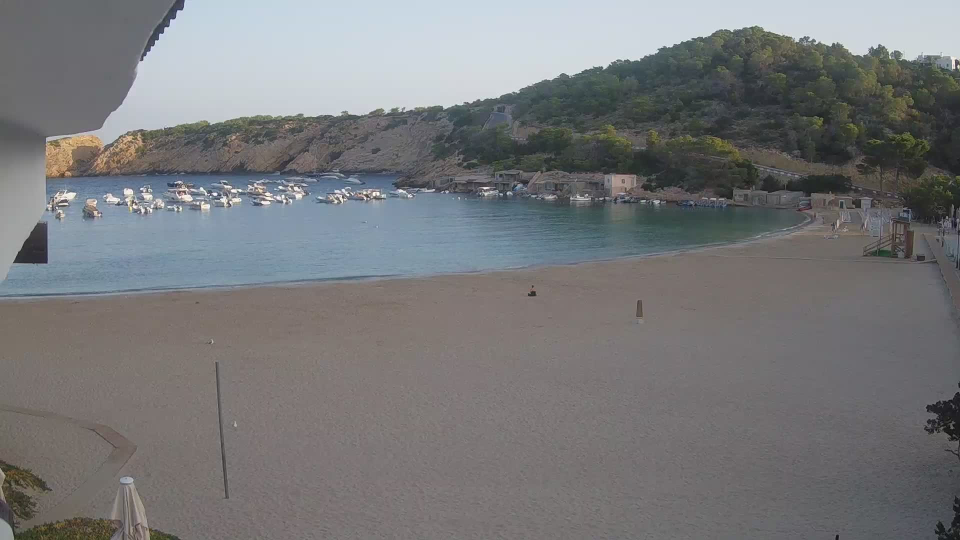
#> input picture images/1660543200.jpg, 1920 x 1080 px (shown at 1/2 size); its folder holds only this picture in this run
$ python task.py
#> lines starting #> are read from the running program, lines starting #| are printed output that depends on the picture; after the words box and inside, x2 and y2 are one past the last pixel; in counts of white or black regions, pixels touching at a corner belong together
# AUTHORS:
# Álvaro Velasco Sobrino
# Denis Molnar Ardelean

import os
import cv2
import csv
import numpy as np
import matplotlib.pyplot as plt

def get_candidate_mask(img):
    """
    Creates a mask highlighting likely candidate regions based on spatial and
    color constraints using RGB and YCrCb color spaces.
    """
    h, w, _ = img.shape

    # Start with a full True mask and exclude upper 40% and rightmost 15%
    mask = np.ones((h, w), dtype=bool)
    mask[:int(0.4 * h), :] = False
    mask[:, int(0.85 * w):] = False

    # RGB filtering for candidate colors
    img_RGB = cv2.cvtColor(img, cv2.COLOR_BGR2RGB)
    mask_RGB = cv2.inRange(img_RGB, np.array([50, 50, 50]), np.array([180, 120, 120])).astype(bool)
    mask = mask & mask_RGB

    # YCrCb filtering to select only skin-like tones
    img_YCrCb = cv2.cvtColor(img, cv2.COLOR_BGR2YCrCb)
    mask_YCrCb = cv2.inRange(img_YCrCb, np.array([0, 120, 85]), np.array([255, 200, 135])).astype(bool)
    mask = mask & mask_YCrCb

    # HSV filtering to remove colors that are too vibrant to be human skin
    # img_HSV = cv2.cvtColor(img, cv2.COLOR_BGR2HSV)
    # mask_HSV = ~cv2.inRange(img_HSV, np.array([100, 0, 0]), np.array([140, 255, 255])).astype(bool)
    # mask = mask & mask_HSV

    mask = (mask.astype(np.uint8)) * 255

    # Clean small noise
    kernel = cv2.getStructuringElement(cv2.MORPH_ELLIPSE, (5, 5))
    mask = cv2.morphologyEx(mask, cv2.MORPH_OPEN, kernel)
    # Fill in the space between nearby elements
    kernel = cv2.getStructuringElement(cv2.MORPH_ELLIPSE, (30, 30))
    mask = cv2.morphologyEx(mask, cv2.MORPH_CLOSE, kernel)

    mask = mask.astype(bool)

    return mask

def separate_regions(img):
    """
    Enhances region separation by detecting edges, closing gaps, and masking
    the original image to isolate major structures.
    """
    gray = cv2.cvtColor(img, cv2.COLOR_BGR2GRAY)
    gray = cv2.GaussianBlur(gray, (5,5), 0)

    # Detect edges
    edges = cv2.Canny(gray, threshold1=50, threshold2=150)

    # Close broken edges to form continuous boundaries
    kernel = cv2.getStructuringElement(cv2.MORPH_RECT, (3, 3))
    edges = cv2.morphologyEx(edges, cv2.MORPH_CLOSE, kernel)

    # Invert edges
    edges = 255 - edges

    # Apply edge mask to separate regions
    img = cv2.bitwise_and(img, img, mask=edges)

    return img

def label_connected_components(binary_img):
    """
    Custom implementation of connected component labeling (two-pass with
    collision resolution).
    Returns a label image where each connected region has a unique ID.

    This function was taken from the subject's GitHub repository
    """
    label_img = np.zeros_like(binary_img, dtype=np.uint16)
    collisions = {}

    for i in range(binary_img.shape[0]):
        for j in range(binary_img.shape[1]):
            if binary_img[i, j]:
                previous_labels = []

                if i >= 1 and label_img[i-1, j]:
                    previous_labels.append(label_img[i-1, j])
                if j >= 1 and label_img[i, j-1]:
                    previous_labels.append(label_img[i, j-1])

                if len(previous_labels) == 0:
                    label_img[i, j] = np.max(label_img) + 1
                elif len(previous_labels) == 1:
                    label_img[i, j] = min(previous_labels)
                else:
                    representative_label = min(previous_labels)
                    for label in previous_labels:
                        if label in collisions:
                            representative_label = min(representative_label, collisions[label])

                    label_img[i, j] = representative_label
                    for label in previous_labels:
                        collisions[label] = representative_label

    for label in range(np.max(label_img)):
        if label in collisions:
            representative = collisions[label]

            if representative in collisions:
                collisions[label] = collisions[representative]

    for label, min_label_in_same_cc in collisions.items():
        label_img[label_img == label] = min_label_in_same_cc

    return label_img

def process_components(img):
    """
    Filters connected components based on their size and position.
    Removes noise and keeps components in expected zones of the image.
    """
    binary_img = cv2.cvtColor(img, cv2.COLOR_BGR2GRAY).astype(bool)

    label_img = label_connected_components(binary_img)

    ft = {}     # component sizes (frequency table)
    repr = {}   # representative (first pixel) of each component

    # Count pixels per component
    for i in range(label_img.shape[0]):
        for j in range(label_img.shape[1]):
            val = label_img[i, j]

            if val not in ft:
                ft[val] = 0
                repr[val] = list((i, j))

            ft[val] += 1

    mask = np.ones(binary_img.shape).astype(bool)

    h = img.shape[0]
    w = img.shape[1]

    # Filter components
    for i in range(label_img.shape[0]):
        for j in range(label_img.shape[1]):
            val = label_img[i, j]

            if repr[val][0] >= int(0.5 * h) or repr[val][1] >= int(0.8 * w):
                if 60 <= ft[val] <= 200:
                    continue
            else:
                if 10 <= ft[val] <= 100:
                    continue

            mask[i, j] = False
    mask = (mask.astype(np.uint8)) * 255

    img = cv2.bitwise_and(img, img, mask=mask)

    return img

def select_representatives(img):
    """
    Finds connected components and marks their centroids as representative points.
    Returns an image with white dots at component centers and the number detected.
    """
    img = cv2.cvtColor(img, cv2.COLOR_BGR2GRAY)

    binary_img = (img > 0).astype(np.uint8)

    num_labels, _, _, centroids = cv2.connectedComponentsWithStats(binary_img, connectivity=8)

    centroid_img = np.zeros_like(binary_img, dtype=np.uint8)

    # Draw a small circle on each centroid
    for i in range(1, num_labels):
        cx, cy = centroids[i]
        cx, cy = int(round(cx)), int(round(cy))
        cv2.circle(centroid_img, (cx, cy), 5, 255, -1)

    cnt = num_labels - 1

    return centroid_img, cnt

def load_points(name, img):
    """
    Loads ground-truth (CSV-labeled) points for a specific image.
    Returns an image with circles at the labeled coordinates.
    """
    points = []

    with open('labels_task_annotations_2025-12-09-08-55-14.csv', newline='') as f:
        reader = csv.reader(f)
        for row in reader:
            image_name = row[3]
            if image_name == name:
                x, y = int(row[1]), int(row[2])
                points.append((x, y))

    centroid_img = np.zeros((img.shape[0], img.shape[1]), dtype=np.uint8)

    for cx, cy in points:
        cx, cy = int(round(cx)), int(round(cy))
        cv2.circle(centroid_img, (cx, cy), 5, 255, -1)

    cnt = len(points)

    return centroid_img, cnt

def accuracy(name, representatives):
    """
    Computes detection accuracy:
    A ground-truth point is correct if it falls inside a dilated representative region.
    """
    points = []

    with open('labels_task_annotations_2025-12-09-08-55-14.csv', newline='') as f:
        reader = csv.reader(f)
        for row in reader:
            image_name = row[3]
            if image_name == name:
                x, y = int(row[1]), int(row[2])
                points.append((x, y))

    # Dilate representative dots so they count if close to center
    kernel = cv2.getStructuringElement(cv2.MORPH_ELLIPSE, (20, 20))
    representatives = cv2.dilate(representatives, kernel, iterations=3)

    # plt.imshow(representatives, cmap='gray')
    # plt.axis('off')
    # plt.show()

    # Count matches
    cnt = 0
    for cx, cy in points:
        if representatives[cy, cx] == 0:
            continue

        cnt += 1

    return cnt / len(points)


def main():
    """
    Main pipeline: load images, process them through each stage,
    compare detections with ground truth, save results, compute MSE.
    """
    images = []
    names = []

    # Load all images from directory
    for file in os.listdir("images"):
        img = cv2.imread(os.path.join("images", file))
#> img is the input picture: shape (1080, 1920, 3); mean B, G, R 121.9, 120.3, 119.4

        images.append(img)
        names.append(file)

    mse = 0
    cnt = 0

    for img, name in zip(images, names):
        orig = img

        base, ext = os.path.splitext(name)

        # candidate mask
        mask = get_candidate_mask(img)
        mask = (mask.astype(np.uint8)) * 255

        img = cv2.bitwise_and(img, img, mask=mask)
        cv2.imwrite(os.path.join("results", base + "_1" + ext), img)

        # region separation
        img = separate_regions(img)
        cv2.imwrite(os.path.join("results", base + "_2" + ext), img)

        # component filtering
        img = process_components(img)
        cv2.imwrite(os.path.join("results", base + "_3" + ext), img)

        # compute detected representatives
        representatives, cnt1 = select_representatives(img)
        orig[:,:,1] = np.maximum(orig[:,:,1], representatives)

        # load ground truth
        points, cnt2 = load_points(name, img)
        orig[:,:,0] = np.maximum(orig[:,:,0], points)

        print(f'Ground truth: {cnt2}, Detected: {cnt1}, Percentage: {100 * (cnt1 / cnt2)}')

        mse += (cnt1 - cnt2) ** 2
        cnt += 1

        print(f'Accuracy={accuracy(name, representatives)}')

        cv2.imwrite(os.path.join("results", base + "_4" + ext), orig)
#> this loop made 1 pass; (reads labels_task_annotations_2025-12-09-08-55-14.csv from the repository)
#> (name, num_labels in select_representatives, cnt1, cnt2) on pass 1: ('1660543200.jpg', 8, 7, 1)
#| Ground truth: 1, Detected: 7, Percentage: 700.0
#| Accuracy=1.0
#> pass 1, in get_candidate_mask, `mask_RGB = cv2.inRange(img_RGB, np.array([50, 50, 50]), np.array([180,..`:
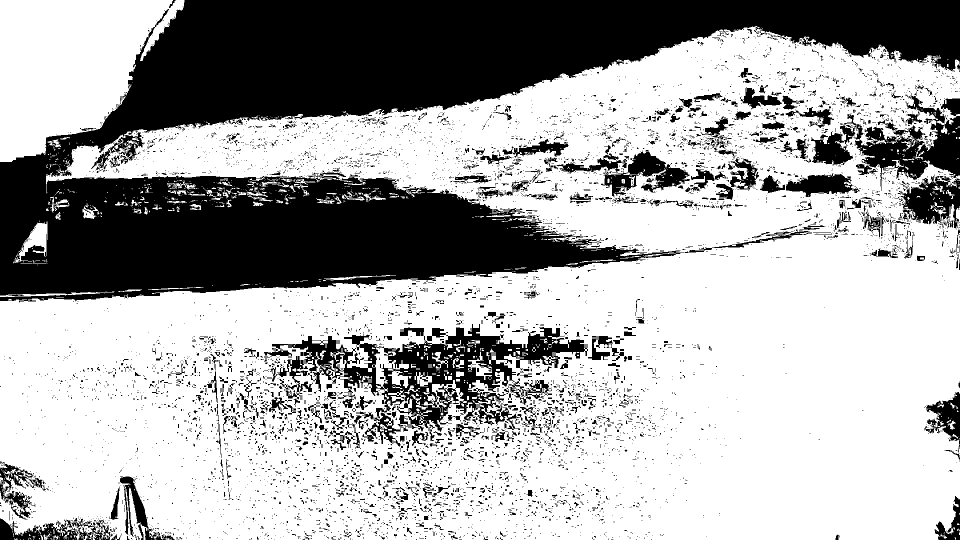
#> mask_RGB: shape (1080, 1920) bool (shown at 1/2 size); 66.9% white; 7048 black regions (6318 under 20 px), largest, box (x1, y1, x2, y2) and area: (0, 0, 1920, 605) 499462, (544, 648, 1176, 864) 40736, (1688, 184, 1920, 378) 16224
#> pass 1, in get_candidate_mask, `mask = mask & mask_RGB`:
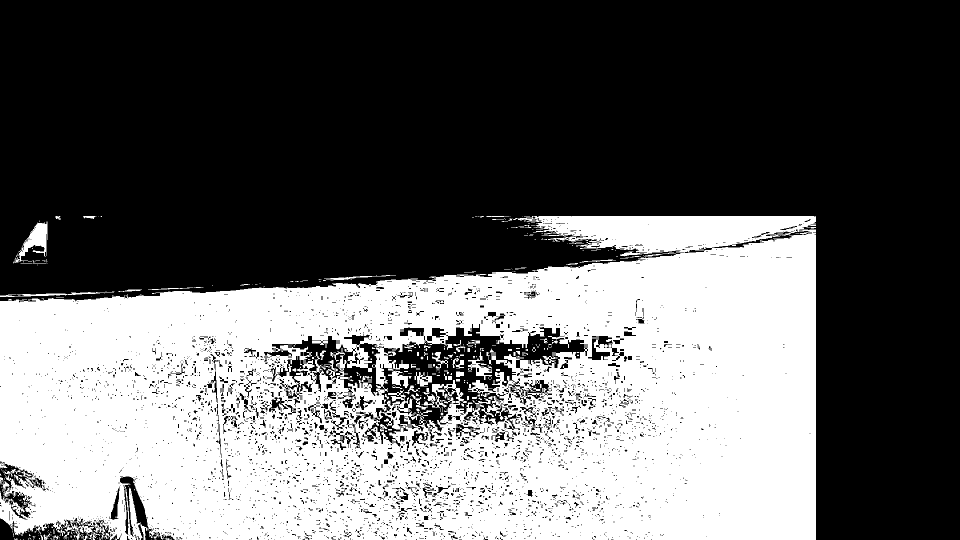
#> mask: shape (1080, 1920) bool (shown at 1/2 size); 38.5% white; 446 white regions (336 under 20 px), largest, box (x1, y1, x2, y2) and area: (0, 432, 1632, 1080) 786215, (26, 443, 95, 527) 2114, (936, 703, 984, 760) 855
#> after the loop:
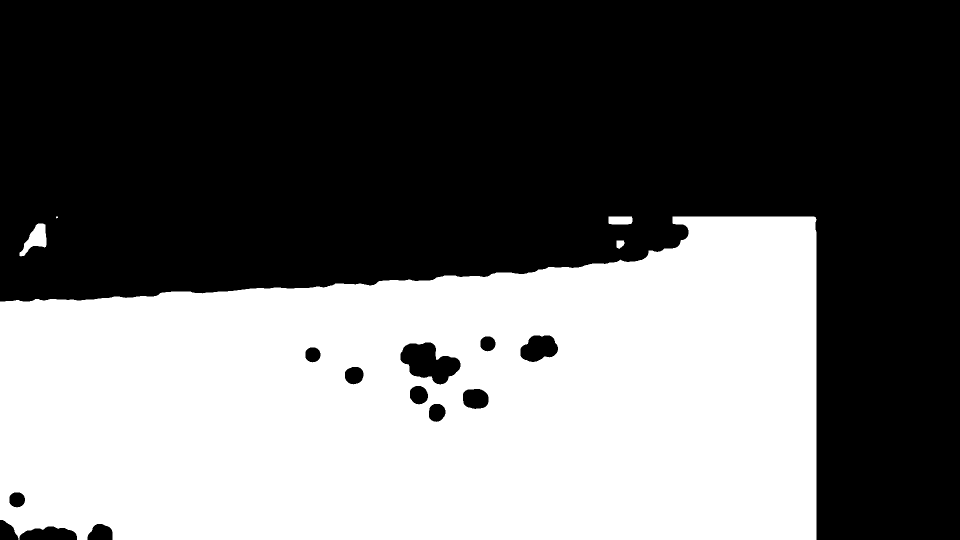
#> mask: shape (1080, 1920) (shown at 1/2 size); 41.4% white; 5 white regions (1 under 20 px), largest, box (x1, y1, x2, y2) and area: (0, 433, 1633, 1080) 856189, (39, 447, 93, 513) 1678, (1217, 433, 1265, 449) 744, (1233, 481, 1249, 498) 212
#> after the loop, cnt = 1; mse = 36

    mse /= cnt

    print(f'MSE={mse}')
#| MSE=36.0

if __name__ == '__main__':
    main()
